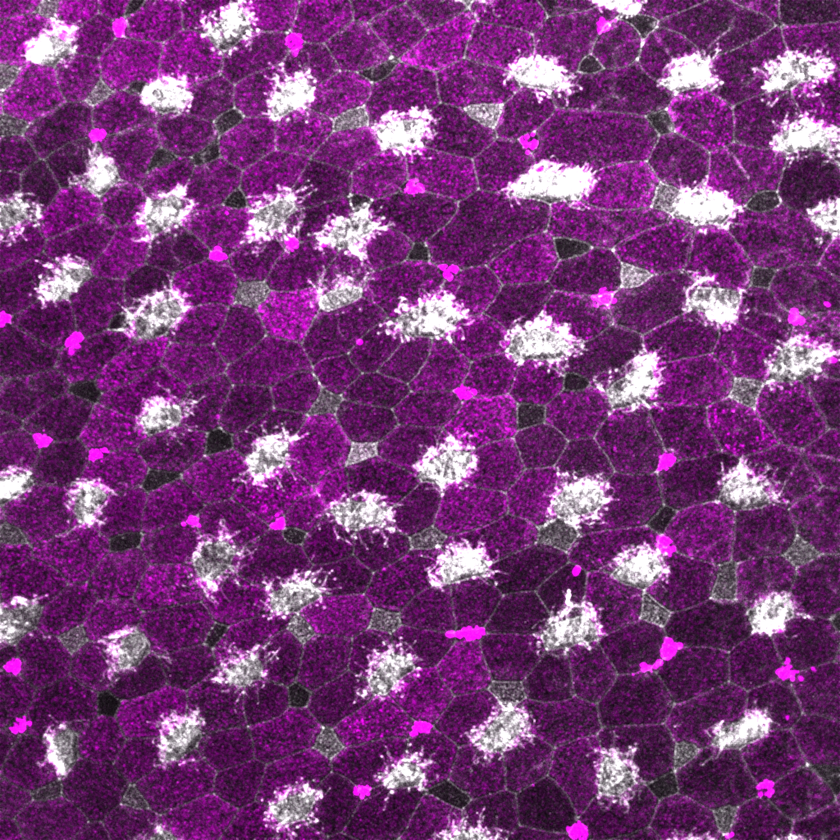
#> input picture inputs/test_1_20x/20x-UC-1-rgb.tif, 840 x 840 px, shrunk from 1024 x 1024 before the run, found by its file name
$ python test_preprocess_image.py
#> lines starting #> are read from the running program, lines starting #| are printed output that depends on the picture
#> further down, image_rgb_1 is the input picture: shape (840, 840, 3); mean R, G, B 117.3, 58.3, 117.3
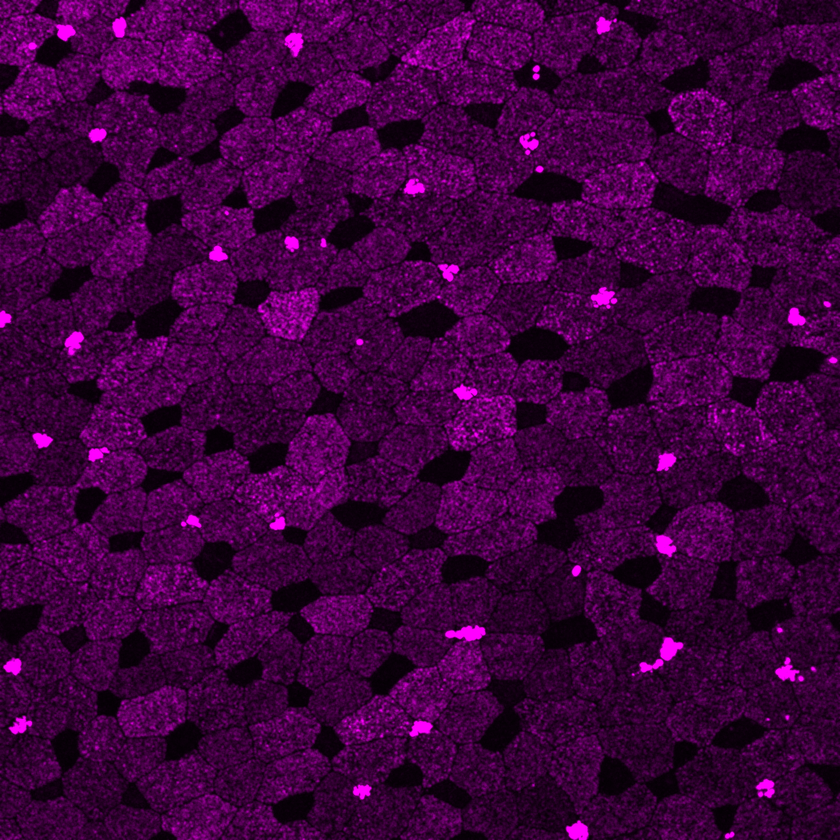
#> input picture inputs/test_1_20x/20x-UC-1-r.tif, 840 x 840 px, shrunk from 1024 x 1024 before the run, found by its file name
#> further down, image_rgb_2 is the input picture: shape (840, 840, 3); mean R, G, B 61.1, 0, 61.1
### multicelldetection/preprocessing/enhancement.py
import numpy as np
from skimage import color, img_as_float, img_as_ubyte


def convert_RGB_to_HSV(image_rgb):
    # Convert the image to float (values between 0 and 1)
    image_float = img_as_float(image_rgb)

    # Convert the RGB image to HSV
    image_hsv = color.rgb2hsv(image_float)
#> image_hsv: shape (840, 840, 3) float64; mean of channels 0, 1, 2 0.814, 0.558, 0.46

    # conver to 8-bit image and return
    return img_as_ubyte(image_hsv)
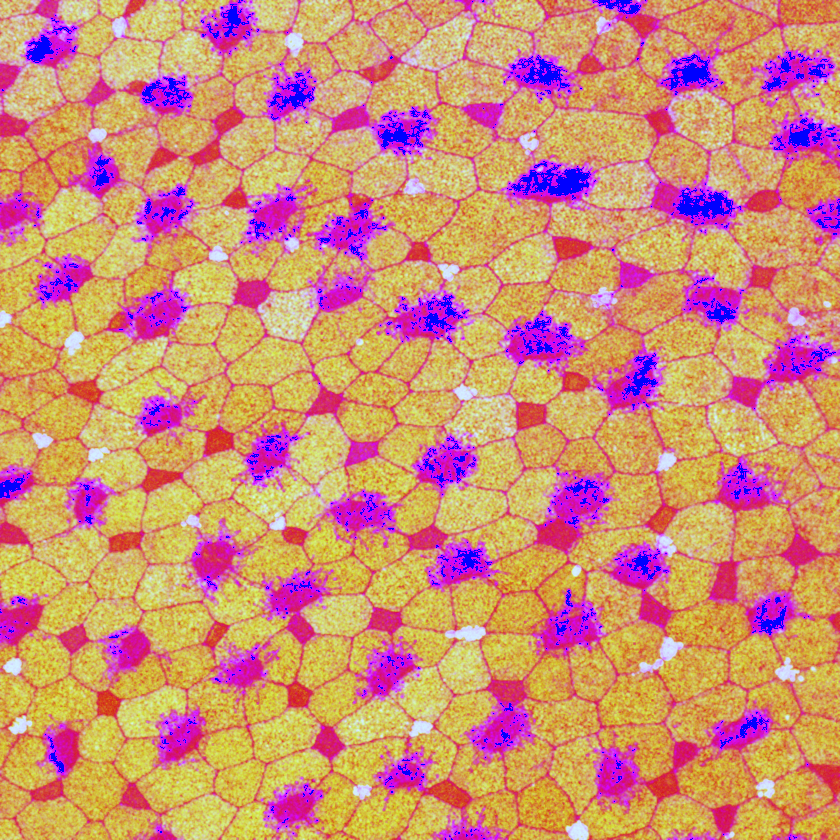
#> returned value: shape (840, 840, 3); mean of channels 0, 1, 2 207.2, 142.3, 117.3; drawn as R, G, B

def convert_RGB_to_grayscale(image_rgb):
    # Convert the image to float (values between 0 and 1)
    image_float = img_as_float(image_rgb)

    # Convert the RGB image to grayscale
    image_hsv = color.rgb2gray(image_float)

    # conver to 8-bit image and return
    return img_as_ubyte(image_hsv)

def merge_channels(image_rgb, image_hsv):
    # Extract channels:
    r_channel = image_rgb[..., 0]  # Red from RGB
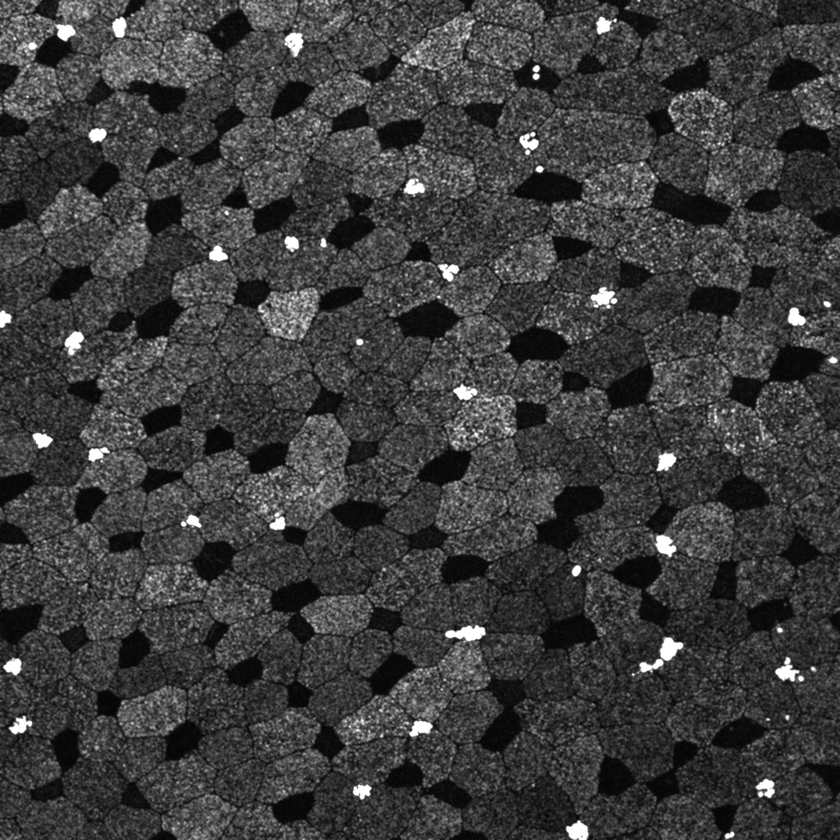
#> r_channel: shape (840, 840); min 3, max 255, mean 61.1
    s_channel = image_hsv[..., 1]  # Saturation from HSV
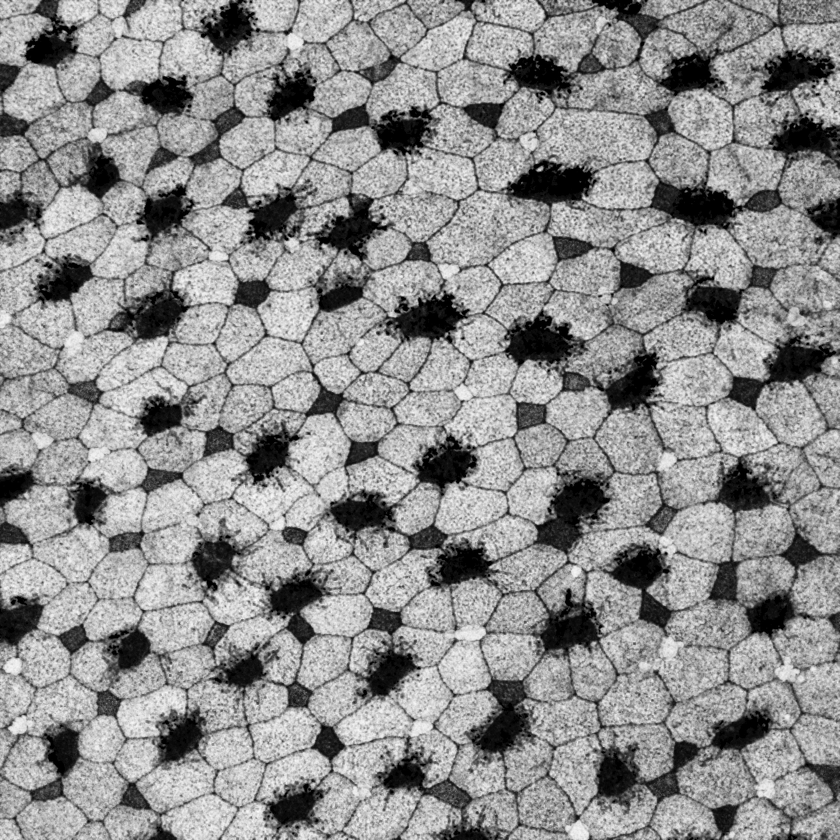
#> s_channel: shape (840, 840); min 0, max 251, mean 142.3

    # Create a new image by concatenating the channels (R, S, B)
    new_image = np.dstack((s_channel, s_channel, r_channel))
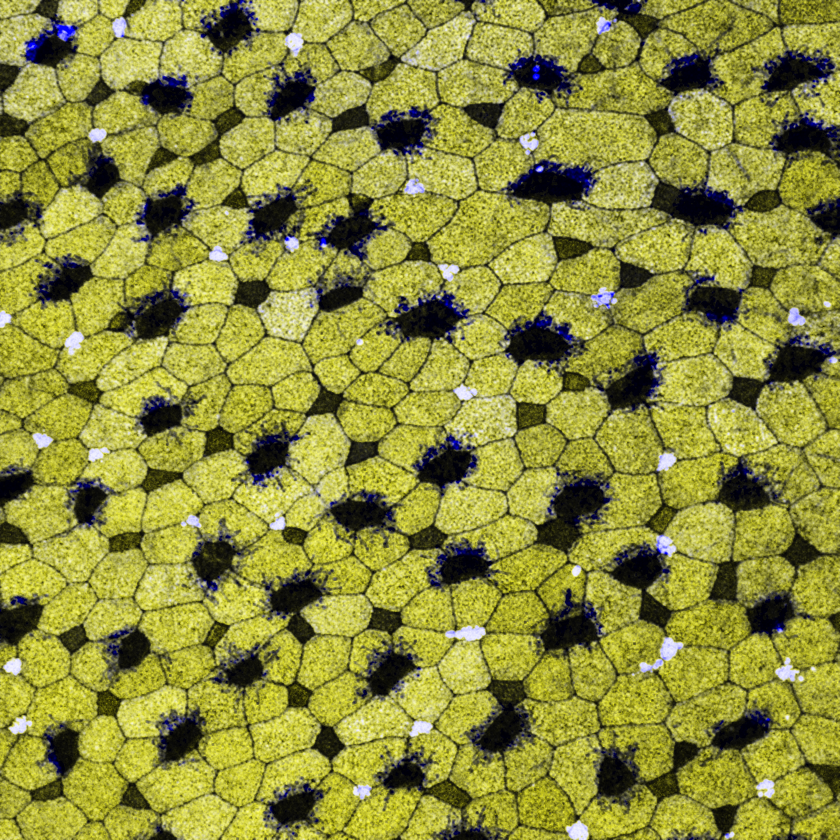
#> new_image: shape (840, 840, 3); mean of channels 0, 1, 2 142.3, 142.3, 61.1; drawn as R, G, B

    # Convert the new image to 8-bit image and return
    return img_as_ubyte(new_image)

### examples/test_preprocess_image.py
import context

from multicelldetection.preprocessing.enhancement import convert_RGB_to_HSV, merge_channels, convert_RGB_to_grayscale

import os
from skimage import io


if __name__ == "__main__":
    # #################### apply for 20x-UC-1-rgb.tif and 20x-UC-1-r.tif
    # step 1 - read RGB TIFF images
    file_folder = 'inputs//test_1_20x'

    image_rgb_1_path = os.path.join(file_folder, '20x-UC-1-rgb.tif') # main image
    image_rgb_2_path = os.path.join(file_folder, '20x-UC-1-r.tif')

    # Load the TIFF images
    image_rgb_1 = io.imread(image_rgb_1_path)
    image_rgb_2 = io.imread(image_rgb_2_path)

    # step 2 - do preprocessing
    image_rgb_1_hsv = convert_RGB_to_HSV(image_rgb_1)
    image_rgb_21_hsv_enhanced = merge_channels(image_rgb_2, image_rgb_1_hsv)
    image_rgb_21_hsv_enhanced_grayscale = convert_RGB_to_grayscale(image_rgb_21_hsv_enhanced)


    # step 3 - save it to outputs folder
    output_folder = os.path.join('outputs', os.path.basename(file_folder)) # output folder
    os.makedirs(output_folder, exist_ok=True) # Create the directory if it doesn't exist

    image_rgb_21_hsv_enhanced_grayscale_filename = os.path.splitext(os.path.basename(image_rgb_1_path))[0] + '-enhanced.tif'
    image_rgb_21_hsv_enhanced_grayscale_path = os.path.join(output_folder, image_rgb_21_hsv_enhanced_grayscale_filename)
    io.imsave(image_rgb_21_hsv_enhanced_grayscale_path, image_rgb_21_hsv_enhanced_grayscale)

    # [28 lines of commented-out code are left out]
